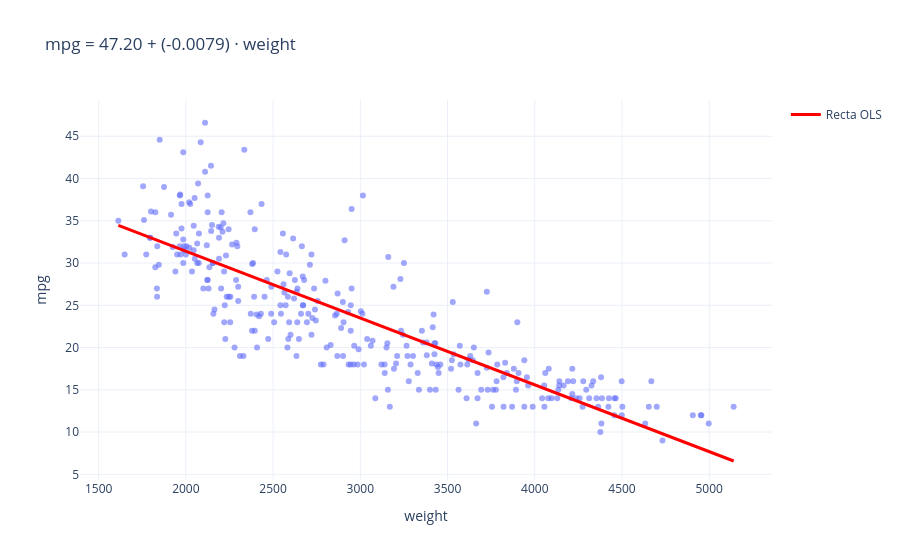

Here is the notebook cell this chart was saved with:
### Markdown cell above
### 🔍 Cómo leer el resumen: sólo 3 cosas
El resumen tiene muchos números. Por ahora fíjate en:

| Dónde | Qué es | Qué dice aquí |
|---|---|---|
| `R-squared` (arriba a la derecha) | % de la variación de `mpg` que explica el modelo | **0.698** → el peso explica el **70%** |
| Columna `coef` | Los coeficientes $\beta_0$ y $\beta_1$ | $\beta_0$ = **47.20**, $\beta_1$ = **-0.0079** |
| Columna `P>\|t\|` | **p-value**: si es < 0.05, la variable es **significativa** | 0.000 → el peso **sí** influye |

### Code cell
# Visualizar la recta ajustada
plot_simple_regression(X_train['weight'], y_train, modelo_simple)

### Figure 1 — Plotly figure (JSON) as saved in the notebook; plotly's stock layout.template omitted (floating-point values rounded to 4 significant figures; data arrays with more than 128 entries replaced by an {"elided": "..."} marker saying what was removed)
{"data": [{"hovertemplate": "weight=%{x}<br>mpg=%{y}<extra></extra>", "legendgroup": "", "marker": {"color": "#636efa", "opacity": 0.6, "symbol": "circle"}, "mode": "markers", "name": "", "orientation": "v", "showlegend": false, "type": "scatter", "x": {"elided": "313 int values"}, "xaxis": "x", "y": {"elided": "313 float values"}, "yaxis": "y"}, {"line": {"color": "red", "width": 3}, "mode": "lines", "name": "Recta OLS", "type": "scatter", "x": [1613.0, 1649.0, 1684.0, 1720.0, 1756.0, 1791.0, 1827.0, 1862.0, 1898.0, 1934.0, 1969.0, 2005.0, 2041.0, 2076.0, 2112.0, 2147.0, 2183.0, 2219.0, 2254.0, 2290.0, 2326.0, 2361.0, 2397.0, 2432.0, 2468.0, 2504.0, 2539.0, 2575.0, 2611.0, 2646.0, 2682.0, 2717.0, 2753.0, 2789.0, 2824.0, 2860.0, 2896.0, 2931.0, 2967.0, 3002.0, 3038.0, 3074.0, 3109.0, 3145.0, 3181.0, 3216.0, 3252.0, 3287.0, 3323.0, 3359.0, 3394.0, 3430.0, 3466.0, 3501.0, 3537.0, 3572.0, 3608.0, 3644.0, 3679.0, 3715.0, 3751.0, 3786.0, 3822.0, 3857.0, 3893.0, 3929.0, 3964.0, 4000.0, 4036.0, 4071.0, 4107.0, 4142.0, 4178.0, 4214.0, 4249.0, 4285.0, 4321.0, 4356.0, 4392.0, 4427.0, 4463.0, 4499.0, 4534.0, 4570.0, 4606.0, 4641.0, 4677.0, 4712.0, 4748.0, 4784.0, 4819.0, 4855.0, 4891.0, 4926.0, 4962.0, 4997.0, 5033.0, 5069.0, 5104.0, 5140.0], "y": [34.45, 34.17, 33.89, 33.61, 33.33, 33.04, 32.76, 32.48, 32.2, 31.92, 31.64, 31.35, 31.07, 30.79, 30.51, 30.23, 29.95, 29.67, 29.38, 29.1, 28.82, 28.54, 28.26, 27.98, 27.69, 27.41, 27.13, 26.85, 26.57, 26.29, 26.0, 25.72, 25.44, 25.16, 24.88, 24.6, 24.32, 24.03, 23.75, 23.47, 23.19, 22.91, 22.63, 22.34, 22.06, 21.78, 21.5, 21.22, 20.94, 20.65, 20.37, 20.09, 19.81, 19.53, 19.25, 18.97, 18.68, 18.4, 18.12, 17.84, 17.56, 17.28, 16.99, 16.71, 16.43, 16.15, 15.87, 15.59, 15.3, 15.02, 14.74, 14.46, 14.18, 13.9, 13.62, 13.33, 13.05, 12.77, 12.49, 12.21, 11.93, 11.64, 11.36, 11.08, 10.8, 10.52, 10.24, 9.955, 9.673, 9.392, 9.11, 8.829, 8.547, 8.265, 7.984, 7.702, 7.421, 7.139, 6.858, 6.576]}], "layout": {"legend": {"tracegroupgap": 0}, "title": {"text": "mpg = 47.20 + (-0.0079) · weight"}, "xaxis": {"anchor": "y", "domain": [0.0, 1.0], "title": {"text": "weight"}}, "yaxis": {"anchor": "x", "domain": [0.0, 1.0], "title": {"text": "mpg"}}}}
